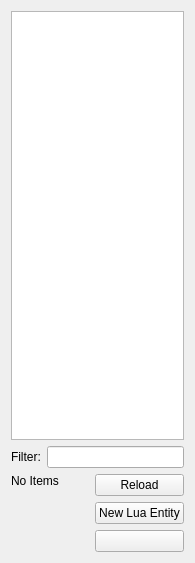
<?xml version="1.0" encoding="UTF-8"?>
<ui version="4.0">
 <class>PanelTreeBrowser</class>
 <widget class="QWidget" name="PanelTreeBrowser">
  <property name="geometry">
   <rect>
    <x>0</x>
    <y>0</y>
    <width>195</width>
    <height>563</height>
   </rect>
  </property>
  <layout class="QVBoxLayout" name="verticalLayout_2">
   <item>
    <widget class="CPanelTreeBrowserTreeView" name="entityTreeView">
     <property name="minimumSize">
      <size>
       <width>0</width>
       <height>400</height>
      </size>
     </property>
     <property name="editTriggers">
      <set>QAbstractItemView::NoEditTriggers</set>
     </property>
     <property name="dragEnabled">
      <bool>true</bool>
     </property>
     <property name="dragDropMode">
      <enum>QAbstractItemView::DragOnly</enum>
     </property>
     <property name="indentation">
      <number>9</number>
     </property>
     <property name="animated">
      <bool>true</bool>
     </property>
     <property name="headerHidden">
      <bool>true</bool>
     </property>
    </widget>
   </item>
   <item>
    <layout class="QFormLayout" name="formLayout">
     <item row="0" column="0">
      <widget class="QLabel" name="filterLabel">
       <property name="text">
        <string>Filter:</string>
       </property>
       <property name="alignment">
        <set>Qt::AlignLeading|Qt::AlignLeft|Qt::AlignVCenter</set>
       </property>
      </widget>
     </item>
     <item row="0" column="1">
      <widget class="QLineEdit" name="filterEdit">
       <property name="alignment">
        <set>Qt::AlignLeading|Qt::AlignLeft|Qt::AlignVCenter</set>
       </property>
      </widget>
     </item>
    </layout>
   </item>
   <item>
    <layout class="QHBoxLayout" name="horizontalLayout">
     <item>
      <widget class="QLabel" name="numberOfFilesLabel">
       <property name="text">
        <string>No Items</string>
       </property>
       <property name="alignment">
        <set>Qt::AlignLeading|Qt::AlignLeft|Qt::AlignTop</set>
       </property>
      </widget>
     </item>
     <item>
      <layout class="QVBoxLayout" name="verticalLayout">
       <item>
        <widget class="QPushButton" name="reloadButton">
         <property name="text">
          <string>Reload</string>
         </property>
        </widget>
       </item>
       <item>
        <widget class="QPushButton" name="newLuaEntityButton">
         <property name="text">
          <string>New Lua Entity</string>
         </property>
        </widget>
       </item>
       <item>
        <widget class="QPushButton" name="customButton">
         <property name="text">
          <string/>
         </property>
        </widget>
       </item>
      </layout>
     </item>
    </layout>
   </item>
  </layout>
 </widget>
 <customwidgets>
  <customwidget>
   <class>CPanelTreeBrowserTreeView</class>
   <extends>QTreeView</extends>
   <header>PanelTreeBrowser.h</header>
  </customwidget>
 </customwidgets>
 <resources/>
 <connections/>
</ui>
